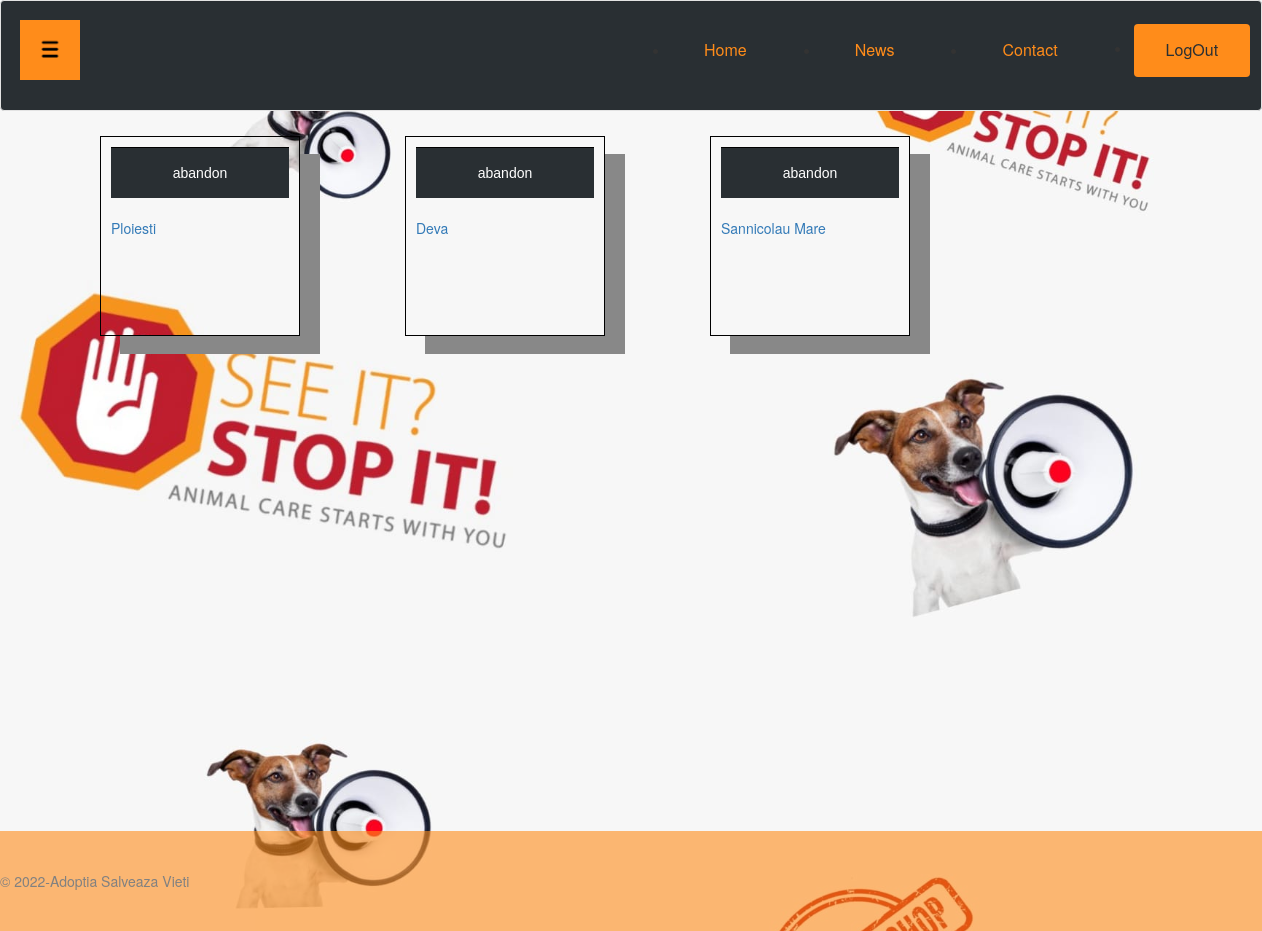
The app's page /php/vizualizareSemnalari.php (signed in) with its own data.
### tables this page shows
CREATE TABLE `semnalari` (
  `id_semnalare` varchar(255) NOT NULL,
  `id_utilizator` varchar(255) NOT NULL,
  `tip_semnalare` varchar(255) NOT NULL,
  `locatie` varchar(255) NOT NULL,
  `descriere` text NOT NULL,
  `tip_animal` varchar(255) NOT NULL
);

### php/vizualizareSemnalari.php (the view, shortened to what this page needs)
<?php
if(!isset($_SESSION['id_administrator'])) {
    include("../include/inHeaderUser.php");
}
else{
    include("../include/inHeaderAdmin.php");
    $session_id = $_SESSION["id_administrator"];
    $author = "admin";
}
echo "<link rel='stylesheet' type='text/css' href='../css/admin.css'>";
global $conn;
$check_semnalari = $conn->prepare("select * from semnalari");
$check_semnalari->execute();
echo "<div class=content>";
while($semnalare = $check_semnalari->fetch())
{
    echo "<div class='gallery'>
                <a href='vizualizareSemnalare.php?id_semnalare=" . $semnalare["id_semnalare"] . "'>
                <div class='desc'> " . $semnalare["tip_semnalare"] . " </div><br>
                    <p> " . $semnalare["locatie"] . "</p></div></a>";
}
echo "</div>";
?>
<body background="../imagini/fundal%20sesizari.jpg"></body>
<?php
include("../include/footer.php");
?>

### css/admin.css (style rules this page uses)
* { box-sizing: border-box; }
html,body { height: 100%; margin: 0; }
body { background-color:white; }
body.logged { overflow-x: hidden; -webkit-background-size: cover; -moz-background-size: cover; -o-background-size: cover; background-size: cover; }
div.gallery { margin: 5px; float: left; height: 200px; width: 200px; padding: 10px; box-shadow: 20px 18px #888888; }
div.desc { padding: 15px; text-align: center; border-top: 1px solid black; background-color: #292F33 ; color: white; font-family: "Raleway", sans-serif; }
.content { min-height: 100%; margin-bottom: -100px; }
div.gallery { margin: 5px; border: 1px solid black; margin-left: 100px; width: 200px; position: center; }
div.desc { padding: 15px; text-align: center; }

### records on screen
semnalari: tip_semnalare "abandon", locatie "Ploiesti"
semnalari: tip_semnalare "abandon", locatie "Deva"
semnalari: tip_semnalare "abandon", locatie "Sannicolau Mare"
